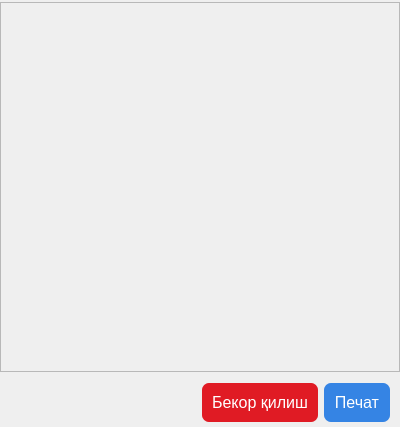
<?xml version="1.0" encoding="UTF-8"?>
<ui version="4.0">
 <class>Dialog</class>
 <widget class="QDialog" name="Dialog">
  <property name="geometry">
   <rect>
    <x>0</x>
    <y>0</y>
    <width>400</width>
    <height>427</height>
   </rect>
  </property>
  <property name="minimumSize">
   <size>
    <width>400</width>
    <height>0</height>
   </size>
  </property>
  <property name="maximumSize">
   <size>
    <width>400</width>
    <height>16777215</height>
   </size>
  </property>
  <property name="windowTitle">
   <string>Чоп етиш</string>
  </property>
  <layout class="QVBoxLayout" name="verticalLayout">
   <property name="leftMargin">
    <number>0</number>
   </property>
   <property name="topMargin">
    <number>0</number>
   </property>
   <property name="rightMargin">
    <number>0</number>
   </property>
   <property name="bottomMargin">
    <number>0</number>
   </property>
   <item>
    <widget class="QTextEdit" name="textEdit">
     <property name="enabled">
      <bool>false</bool>
     </property>
     <property name="maximumSize">
      <size>
       <width>16777215</width>
       <height>370</height>
      </size>
     </property>
    </widget>
   </item>
   <item>
    <layout class="QHBoxLayout" name="horizontalLayout_3">
     <property name="leftMargin">
      <number>10</number>
     </property>
     <property name="topMargin">
      <number>3</number>
     </property>
     <property name="rightMargin">
      <number>10</number>
     </property>
     <property name="bottomMargin">
      <number>3</number>
     </property>
     <item>
      <spacer name="horizontalSpacer_3">
       <property name="orientation">
        <enum>Qt::Horizontal</enum>
       </property>
       <property name="sizeHint" stdset="0">
        <size>
         <width>40</width>
         <height>20</height>
        </size>
       </property>
      </spacer>
     </item>
     <item>
      <widget class="QPushButton" name="pushButton_6">
       <property name="font">
        <font>
         <pointsize>12</pointsize>
        </font>
       </property>
       <property name="styleSheet">
        <string notr="true">QPushButton{
	border:none;
	border-radius:7px;
	padding:10px;
	color:#fff;
	background-color: rgb(224, 27, 36);
}

QPushButton:hover{
	background-color: rgb(246, 97, 81);
}</string>
       </property>
       <property name="text">
        <string>Бекор қилиш</string>
       </property>
       <property name="shortcut">
        <string>Esc</string>
       </property>
      </widget>
     </item>
     <item>
      <widget class="QPushButton" name="pushButton_7">
       <property name="font">
        <font>
         <pointsize>12</pointsize>
        </font>
       </property>
       <property name="styleSheet">
        <string notr="true">QPushButton{
	border:none;
	border-radius:7px;
	padding:10px;
	color:#fff;
	background-color: rgb(53, 132, 228);
}

QPushButton:hover{
	
	background-color: rgb(98, 160, 234);
}</string>
       </property>
       <property name="text">
        <string>Печат</string>
       </property>
       <property name="shortcut">
        <string>Return, Enter</string>
       </property>
      </widget>
     </item>
    </layout>
   </item>
  </layout>
 </widget>
 <tabstops>
  <tabstop>pushButton_7</tabstop>
  <tabstop>pushButton_6</tabstop>
  <tabstop>textEdit</tabstop>
 </tabstops>
 <resources/>
 <connections/>
</ui>
